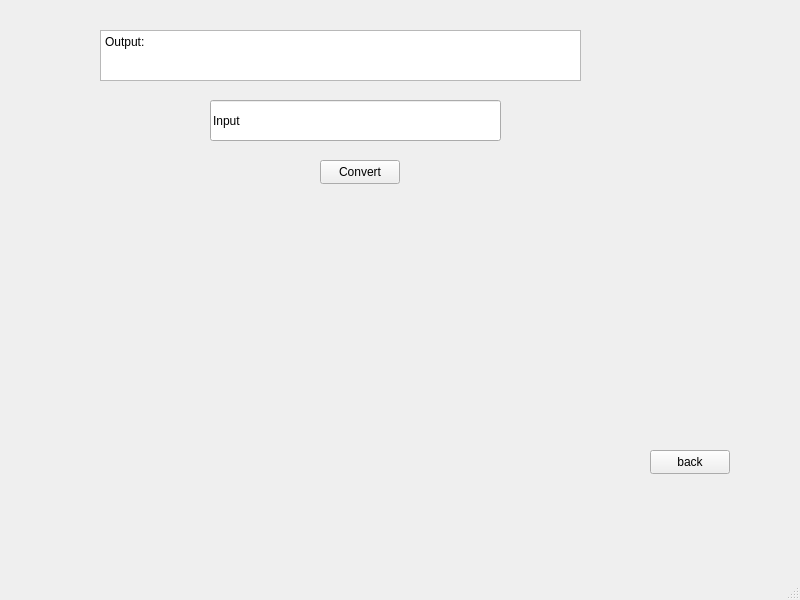
<?xml version="1.0" encoding="UTF-8"?>
<ui version="4.0">
 <class>nameconvertorMainWindow</class>
 <widget class="QMainWindow" name="nameconvertorMainWindow">
  <property name="geometry">
   <rect>
    <x>0</x>
    <y>0</y>
    <width>800</width>
    <height>600</height>
   </rect>
  </property>
  <property name="windowTitle">
   <string>MainWindow</string>
  </property>
  <widget class="QWidget" name="centralwidget">
   <widget class="QPushButton" name="convertButton">
    <property name="geometry">
     <rect>
      <x>320</x>
      <y>160</y>
      <width>80</width>
      <height>24</height>
     </rect>
    </property>
    <property name="text">
     <string>Convert</string>
    </property>
   </widget>
   <widget class="QPushButton" name="backButton">
    <property name="geometry">
     <rect>
      <x>650</x>
      <y>450</y>
      <width>80</width>
      <height>24</height>
     </rect>
    </property>
    <property name="text">
     <string>back</string>
    </property>
   </widget>
   <widget class="QPlainTextEdit" name="label_ASCIIResult">
    <property name="geometry">
     <rect>
      <x>100</x>
      <y>30</y>
      <width>481</width>
      <height>51</height>
     </rect>
    </property>
    <property name="verticalScrollBarPolicy">
     <enum>Qt::ScrollBarAlwaysOff</enum>
    </property>
    <property name="horizontalScrollBarPolicy">
     <enum>Qt::ScrollBarAlwaysOff</enum>
    </property>
    <property name="plainText">
     <string>Output:</string>
    </property>
   </widget>
   <widget class="QLineEdit" name="lineEdit_name">
    <property name="geometry">
     <rect>
      <x>210</x>
      <y>100</y>
      <width>291</width>
      <height>41</height>
     </rect>
    </property>
    <property name="text">
     <string>Input</string>
    </property>
   </widget>
  </widget>
  <widget class="QMenuBar" name="menubar">
   <property name="geometry">
    <rect>
     <x>0</x>
     <y>0</y>
     <width>800</width>
     <height>22</height>
    </rect>
   </property>
  </widget>
  <widget class="QStatusBar" name="statusbar"/>
 </widget>
 <resources/>
 <connections/>
</ui>
